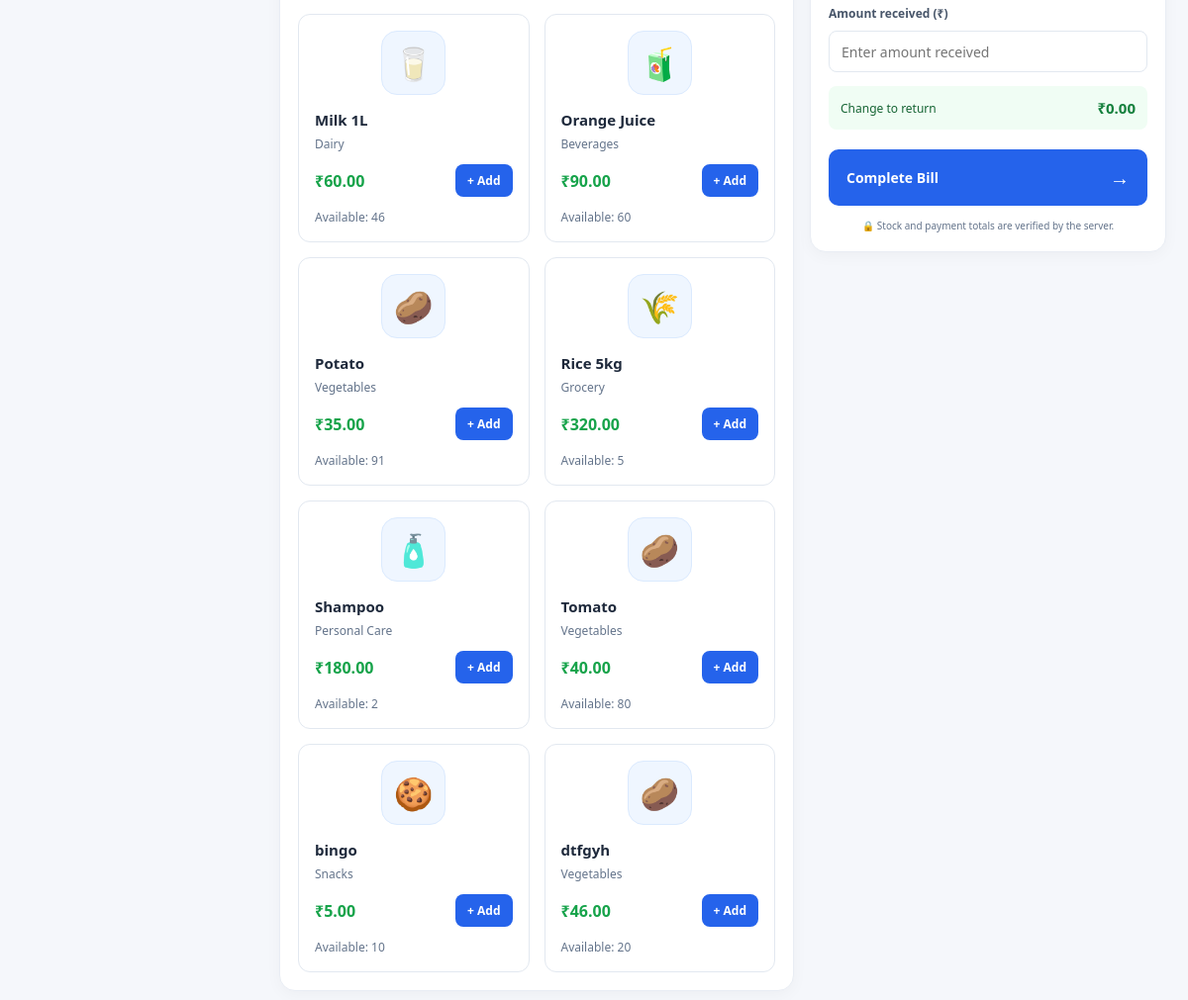
Page /billing/ (signed in, lower part) on the earlier database version.
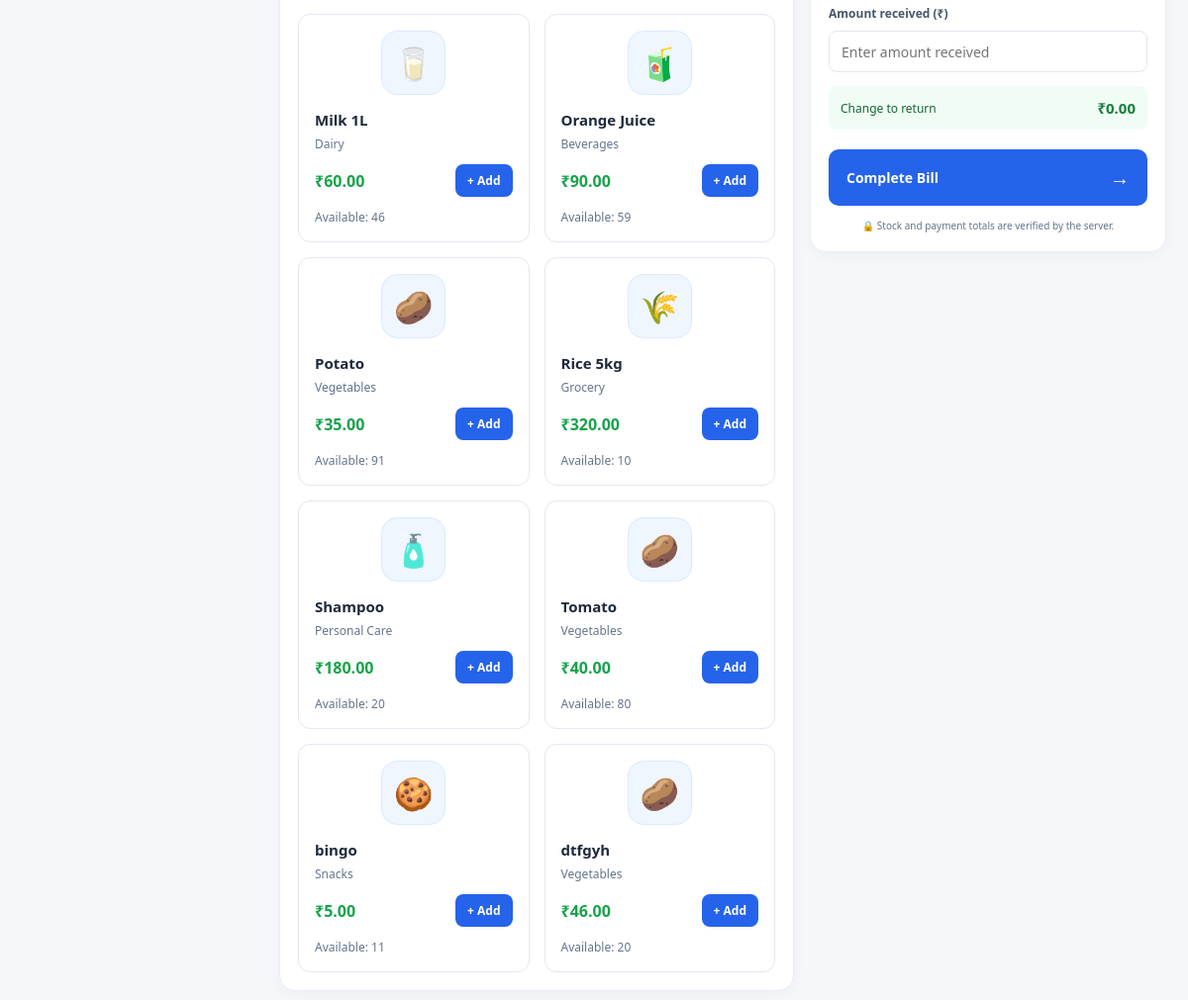
Same page on the later database version.
### store/models.py (models this page shows, shortened)
class Product(models.Model):
    CATEGORY_CHOICES = [
        ("Vegetables", "Vegetables"),
        ("Dairy", "Dairy"),
        ("Grocery", "Grocery"),
        ("Bakery", "Bakery"),
        ("Beverages", "Beverages"),
        ("Snacks", "Snacks"),
        ("Personal Care", "Personal Care"),
        ("Household", "Household"),
    ]
    name = models.CharField(max_length=100)
    sku = models.CharField(max_length=50, unique=True)
    category = models.CharField(
        max_length=50,
        choices=CATEGORY_CHOICES
    )
    price = models.DecimalField(
        max_digits=10,
        decimal_places=2,
        validators=[MinValueValidator(Decimal("0.00"))]
    )
    cost_price = models.DecimalField(
        max_digits=10,
        decimal_places=2,
        default=Decimal("0.00"),
        validators=[MinValueValidator(Decimal("0.00"))]
    )
    stock = models.PositiveIntegerField(default=0)
    min_stock = models.PositiveIntegerField(default=10)
    supplier = models.CharField(max_length=100, blank=True)
    created_at = models.DateTimeField(auto_now_add=True)
    updated_at = models.DateTimeField(auto_now=True)

### store/views.py (the view)
# urls.py: path("billing/", views.billing, name="billing"),
@admin_required
def billing(request):
    products = Product.objects.filter(
        stock__gt=0
    ).order_by("name")
    return render(
        request,
        "billing.html",
        {
            "products": products,
        },
    )

### store/templates/billing.html (shortened to what this page needs)
{% load static %}
<!DOCTYPE html>
<html lang="en">
<head>
    <link rel="stylesheet" href="{% static 'css/bill.css' %}">
</head>
<body>
{% include 'sidebar.html' %}
<main class="main-content">
    <section class="billing-layout">
        <div class="products-section">
            <div class="product-grid" id="productGrid">
                {% for product in products %}
                <article
                    class="product-card"
                    data-name="{{ product.name|lower }}"
                    data-category="{{ product.category|slugify }}">
                    <div class="product-icon" aria-hidden="true">
                        {% if product.category == "Vegetables" %}
                            🥔
                        {% elif product.category == "Dairy" %}
                            🥛
                        {% elif product.category == "Grocery" %}
                            🌾
                        {% elif product.category == "Bakery" %}
                            🍞
                        {% elif product.category == "Beverages" %}
                            🧃
                        {% elif product.category == "Snacks" %}
                            🍪
                        {% elif product.category == "Personal Care" %}
                            🧴
                        {% elif product.category == "Household" %}
                            🧽
                        {% else %}
                            🛒
                        {% endif %}
                    </div>
                    <div class="product-info">
                        <h3>{{ product.name }}</h3>
                        <p>{{ product.get_category_display }}</p>
                        <div class="product-bottom">
                            <strong>₹{{ product.price|floatformat:2 }}</strong>
                            <button
                                type="button"
                                class="add-button"
                                data-id="{{ product.id }}"
                                data-name="{{ product.name }}"
                                data-price="{{ product.price }}"
                                data-stock="{{ product.stock }}"
                                {% if product.stock <= 0 %}disabled{% endif %}>
                                {% if product.stock > 0 %}
                                    + Add
                                {% else %}
                                    Out of stock
                                {% endif %}
                            </button>
                        </div>
                        <small class="stock-label">
                            Available: {{ product.stock }}
                        </small>
                    </div>
                </article>
                {% empty %}
                <div class="empty-products">
                    <span>📦</span>
                    <h3>No products available</h3>
                    <p>Add products through Product Management first.</p>
                </div>
                {% endfor %}
            </div>
        </div>
        <aside class="bill-section">
            <div class="payment-section">
                <label for="amountReceived" class="amount-label">
                    Amount received (₹)
                </label>
                <input type="number" id="amountReceived"
                       min="0" step="0.01"
                       placeholder="Enter amount received">
                <div class="change-row">
                    <span>Change to return</span>
                    <strong id="changeAmount">₹0.00</strong>
                </div>
            </div>
            <button type="button" class="complete-btn" id="completeBtn">
                Complete Bill <span>→</span>
            </button>
            <p class="secure-note">
                🔒 Stock and payment totals are verified by the server.
            </p>
        </aside>
    </section>
</main>
</body>
</html>

Differences in the rows shown:
changed Product "Orange Juice": stock "60" → "59"
changed Product "Rice 5kg": stock "5" → "10"
changed Product "Shampoo": stock "2" → "20"
changed Product "bingo": stock "10" → "11"
